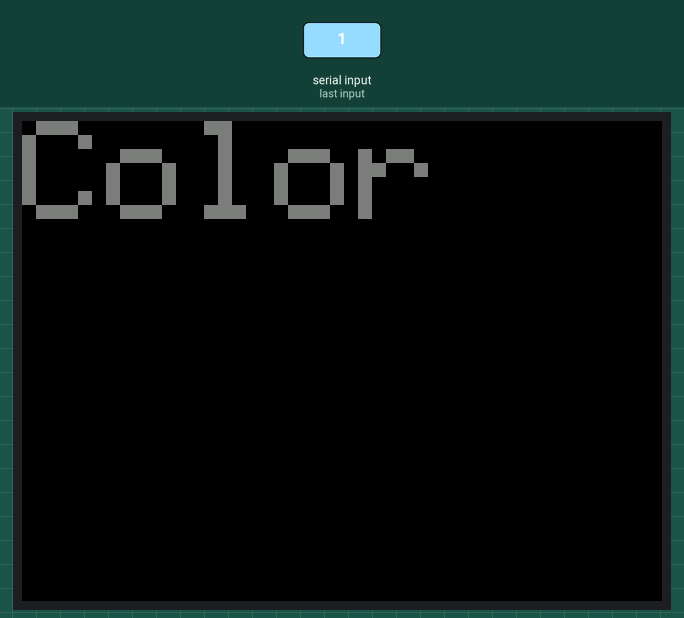
Recording of a sketch running on a simulated ESP32. Parts: 320×240 colour display. The inputs (shaded band) are chosen by the test bench.

1.5 s: "1\n" received over Serial
Above: at 1.9 s.
Timing chart, 0 to 4.5 s (numbered marks = the images above; inputs shaded):
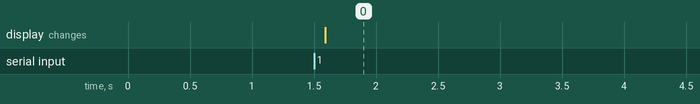

The sketch:

04.UART_Read_and_Show2_ESP32.ino
```cpp
#include <TFT_eSPI.h>
TFT_eSPI tft = TFT_eSPI();

String inputString = "";

void setup() {
  // initialize serial:
  Serial.begin(57600);

  // Initialise the TFT
  tft.init();
  tft.setRotation(3);
  tft.fillScreen(TFT_BLACK);
}

void loop() {
  if (Serial.available()) {
    // get the new byte:
    char inChar = (char)Serial.read();
    // add it to the inputString:
    inputString += inChar;
    // if the incoming character is a newline, set a flag so the main loop can
    // do something about it:
    if (inChar == '\n') {
      tft.fillScreen(TFT_BLACK);
      tft.setCursor(0, 0);
      if (inputString == "Red\r\n") {
        tft.setTextColor(TFT_RED, TFT_BLACK);  tft.setTextSize(7);
      }
      else if (inputString == "Green\r\n") {
        tft.setTextColor(TFT_GREEN, TFT_BLACK);  tft.setTextSize(7);
      }
      else if (inputString == "Blue\r\n") {
        tft.setTextColor(TFT_BLUE, TFT_BLACK);  tft.setTextSize(7);
      }
      else {
        tft.setTextColor(TFT_DARKGREY, TFT_BLACK);  tft.setTextSize(7);
      }
      tft.println("Color");
      inputString = "";
    }
  }
}
```

Measured:
- after the input at 1.5 s, the display: changes after 0.09 s (image 0)
